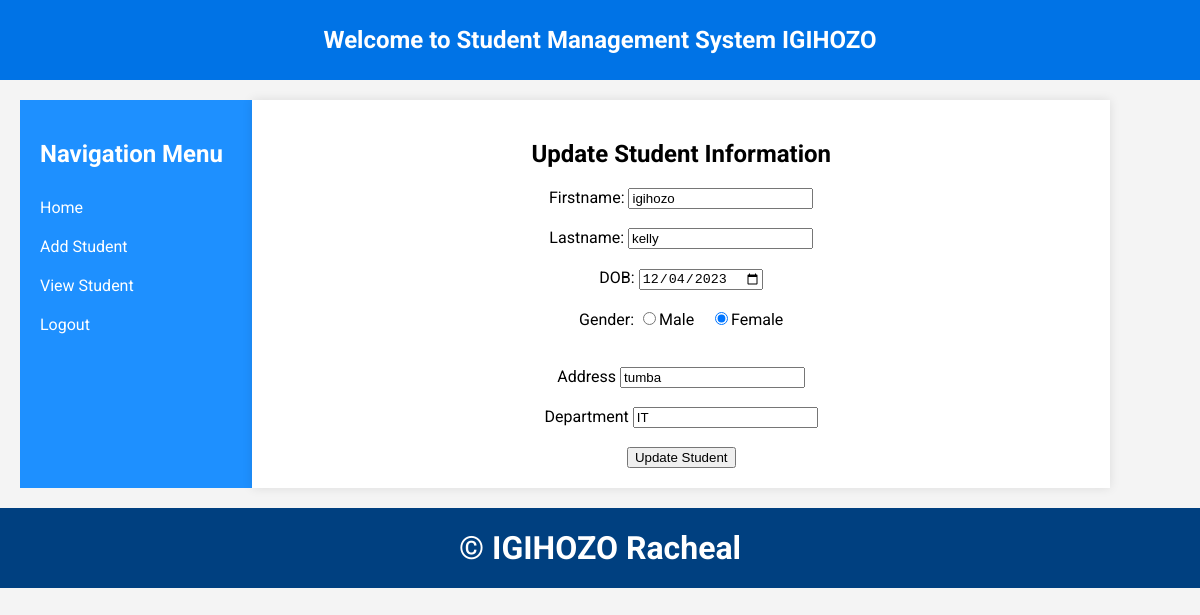
Screenshot of /update.php?id=6 (signed in) with the database file from the repository.
### tables this page shows
CREATE TABLE `add_student` (
  `id` int(11) NOT NULL,
  `firstname` varchar(50) NOT NULL,
  `lastname` varchar(50) NOT NULL,
  `dob` date NOT NULL,
  `gender` varchar(6) NOT NULL,
  `address` varchar(50) NOT NULL,
  `department` varchar(50) NOT NULL
);

### update.php (the view, shortened to what this page needs)
<?php
require 'connection.php';
if(isset($_SESSION['Username'])){
    $Username=$_SESSION['Username'];
}
else{
    header("location:index.php");
}
?>
<!DOCTYPE html>
<html>
<head>
</head>
<body>
    <div class="header">
    <h2>Welcome to Student Management System
    <?php echo $Username; ?>
    </h2>
    </div>
    <div class="body">
    <div class="nav">
        <h2>Navigation Menu</h2>
		<ul>
			<li><a href="home.php">Home</a></li>
			<li><a href="Add_Student.php">Add Student</a></li>
				<li><a href="View_student.php">View Student</a></li>
					<li><a href="logout.php">Logout</a></li>
		</ul>
    </div>
    <div class="nav2">
        <?php
        $id=$_GET['id'];
        $select="SELECT * FROM add_student WHERE id=$id";
        $q=mysqli_query($conn,$select);
        while($row=mysqli_fetch_assoc($q)){
        ?>
        <center>
            <form action="#" method="POST">
            <h2>Update Student Information</h2>
                    <label>Firstname:</label>
                    <input type="text" name="firstname" required value="<?php echo $row['firstname']; ?>"><br><br>
                    <label>Lastname:</label>
                    <input type="text" name="lastname" required value="<?php echo $row['lastname']; ?>"><br><br>
                    <label>DOB:</label>
                    <input type="date" name="dob" required value="<?php echo $row['dob'] ?>"><br><br>
                    <label>Gender:</label>
                    <input type="radio" name="gender" value="Male"<?php if(isset($row['gender']) && $row['gender']=='Male')echo 'checked' ;  ?>>Male &nbsp;&nbsp;
                    <input type="radio" name="gender" value="Female"<?php if(isset($row['gender'])&& $row['gender']=='Female')echo 'checked'; ?>>Female<br><br><br>
                    <label>Address</label>
                     <input type="text" name="address" required value="<?php echo $row['address']; ?>"><br><br>
                    <th>Department</th>
                    <input type="text" name="department"  required value="<?php echo $row['department']; ?>"><br><br>
                <input type="submit" name="update" value="Update Student">
                </form>
        </center>
        <?php } ?>
    </div>
    </div>
    <div class="footer">
    <center>
        <h1>&copy; IGIHOZO Racheal</h1>
    </center>
    </div>
</body>
</html>

### update.php (style rules this page uses)
body { font-family: 'Roboto', sans-serif; margin: 0; padding: 0; background-color: #f4f4f4; }
.header { width: 100%; height: 80px; background-color: #0073e6; color: white; display: flex; align-items: center; justify-content: center; }
.nav { width: 20%; background-color: #1e90ff; color: white; padding: 20px; box-sizing: border-box; float: left; }
.nav ul { list-style-type: none; padding: 0; }
.nav ul li { padding: 10px 0; }
.nav ul li a { color: white; text-decoration: none; display: block; transition: background-color 0.3s; }
.nav2 { width: 74%; background-color: white; padding: 20px; box-sizing: border-box; float: left; box-shadow: 0 0 10px rgba(0, 0, 0, 0.1); }
.body { display: flex; width: 100%; box-sizing: border-box; margin: 0 auto; padding: 20px; }
.footer { width: 100%; height: 80px; background-color: #004080; color: white; display: flex; align-items: center; justify-content: center; position: relative; clear: both; }

### rows the page displays
add_student: firstname "igihozo", lastname "kelly", dob "12/04/2023", gender "☑", address "tumba", department "IT"

### other values shown
$Username "IGIHOZO"
